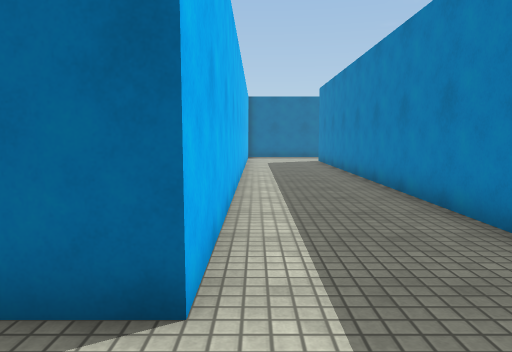
view 1 (above)

23 first-person views from a walk through a 3-D level made in the Unity game engine. The camera is 1.3 m above the floor, tilts 6° down and sees 70° across. Doors are open. The floor is counted in squares, 1 m on a side. Each view is taken from the middle of a square. On the plan, view 1 faces up. The plan holds only what a view shows up to about 15 squares ahead; the rest is blank. The place goes on beyond the plan. The player is left out. Some animated figures are not drawn. Surface patterns are stand-ins for the level's own textures.

view 2
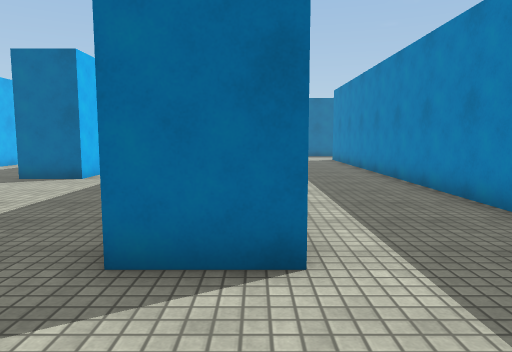

view 3
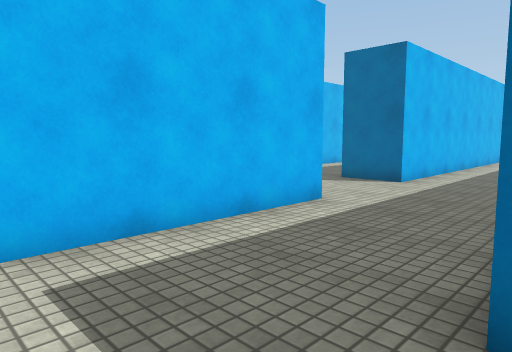

view 4
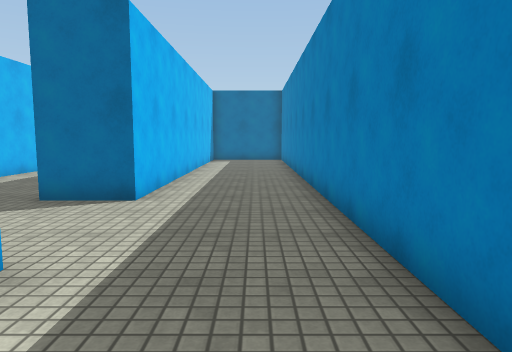

view 5
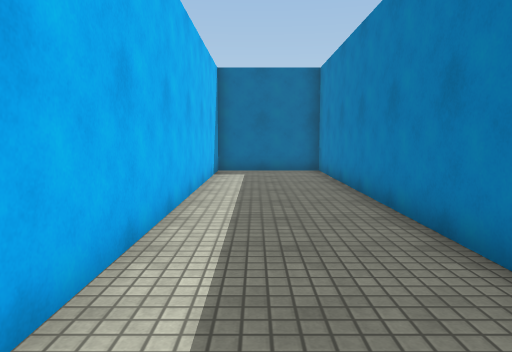

view 6
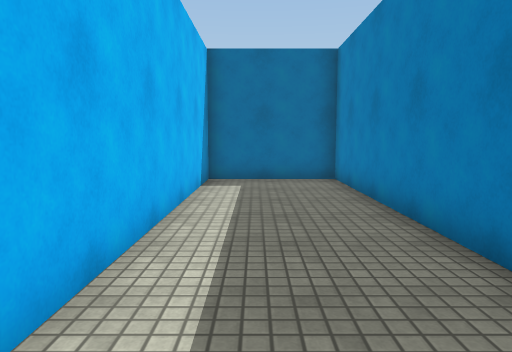

view 7
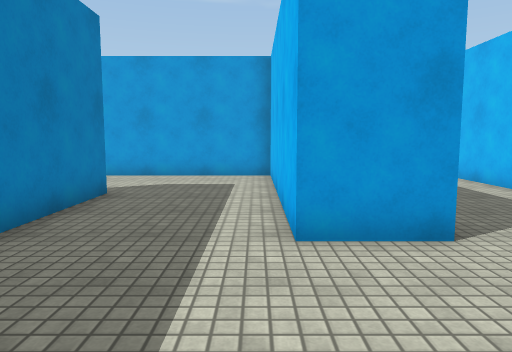

view 8
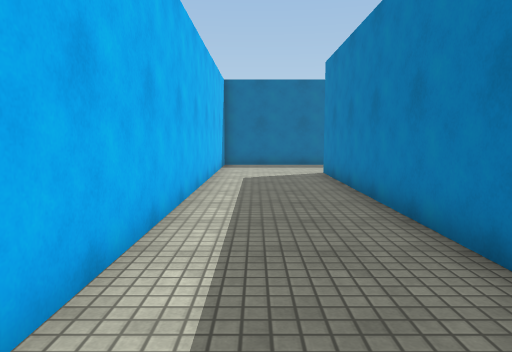

view 9
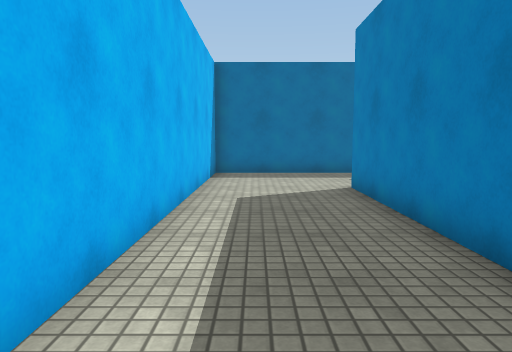

view 10
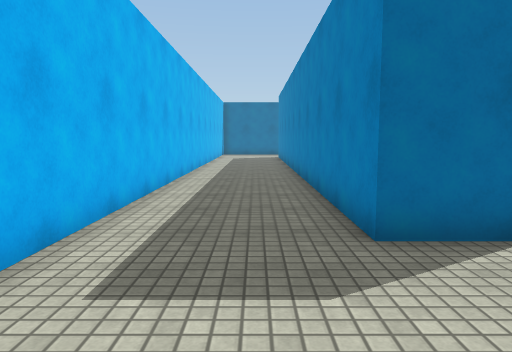

view 11
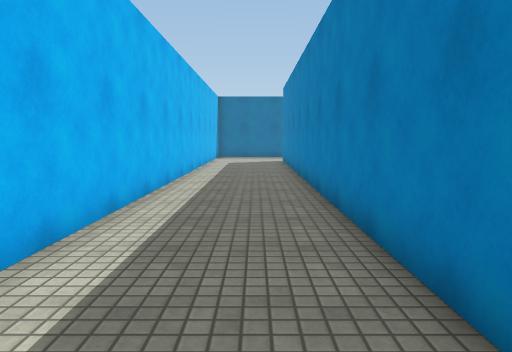

view 12
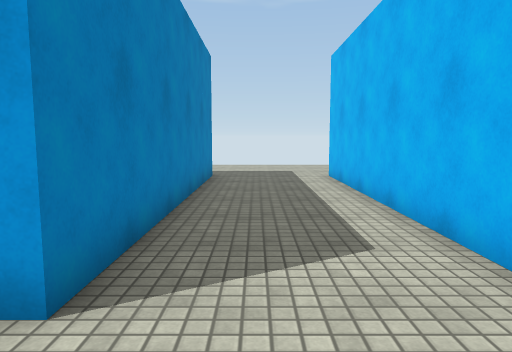

view 13
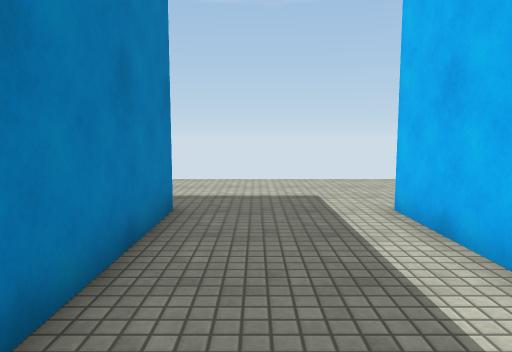

view 14
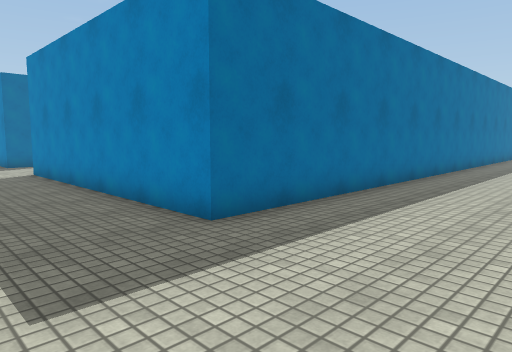

view 15
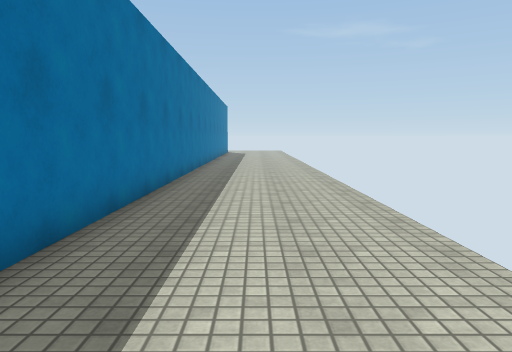

view 16
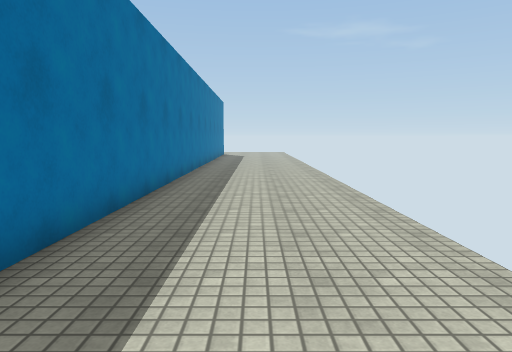

view 17
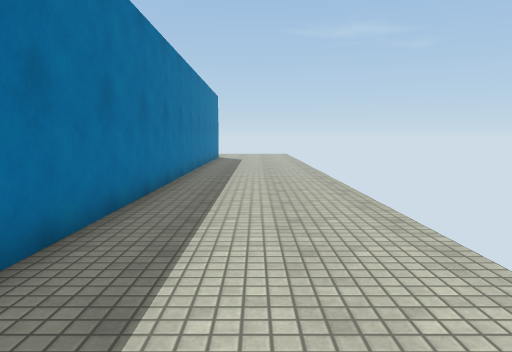

view 18
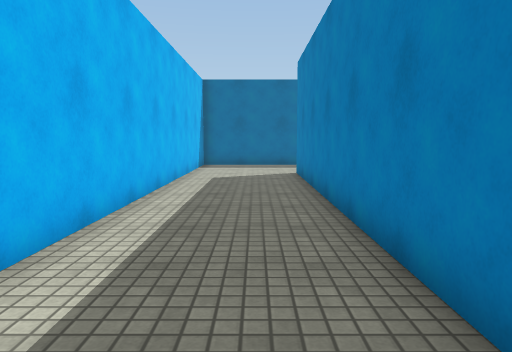

view 19
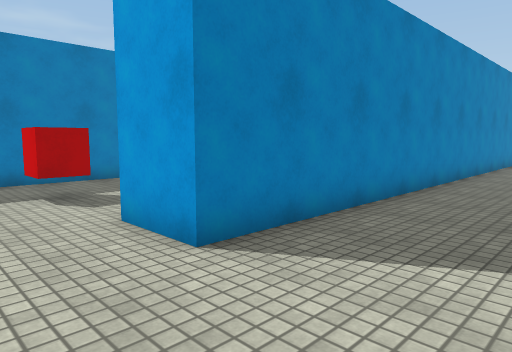

view 20
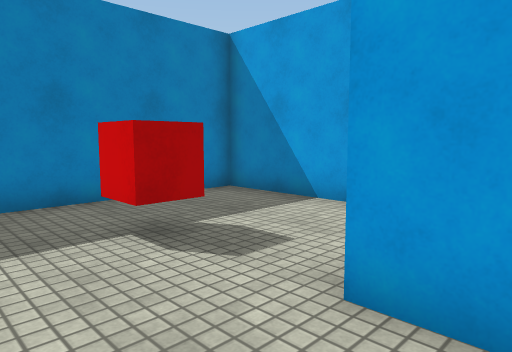

view 21
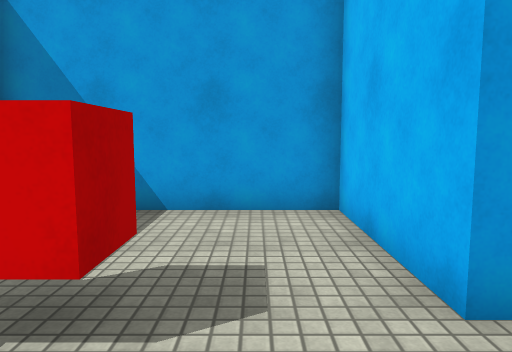

view 22
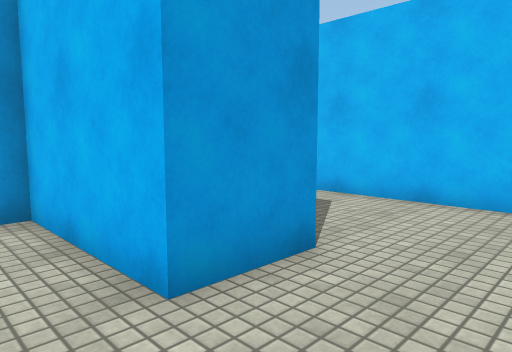

view 23
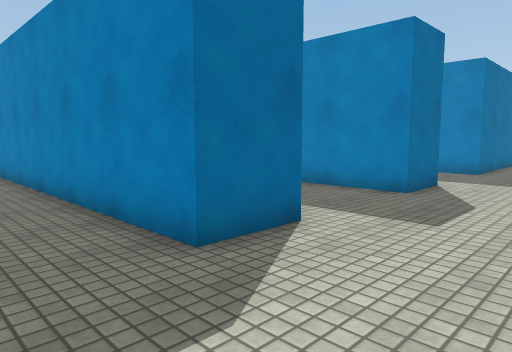

### Floor plan
Points are (right, up) in squares from view 1. A wall is a line through its corners. A room is listed if a view was taken in it or the views show most of it. See-through windows are left out.
Room 1 (views 1, 2, 3, 4, 5, 6, 7, 8, 9, 23)
walls: (4.6, 24.5) (-0.5, 24.5) (-0.5, 2.5) (-2.5, 2.5) (-2.5, 24.5) (-6.5, 24.5) (-6.5, 10.5); (5.6, 2.5) (3.5, 2.5) (3.5, 20.5); (9.5, 2.5) (9.5, 3.9); (-6.5, 6.5) (-6.5, -1.5) (-0.8, -1.5)
ways out: open door at (-7.5, 8.5) to room 2; open door at (10.5, 0.5)
Room 2 (views 10, 11, 12, 13, 14, 15, 16, 17, 18, 19, 20, 21, 22)
walls: (-8.5, 10.5) (-8.5, 30.5) (-6.5, 30.5) (-6.5, 26.5) (-0.5, 26.5) (-0.5, 31.8); (-12.5, 5.5) (-12.5, -3.5); (-12.5, 32) (-12.5, 9.5); (16, -3.5) (-8.5, -3.5) (-8.5, 6.5)
ways out: open door at (-7.5, 8.5) to room 1
objects: red cube (-4, 30) to (-3, 31)

Where each view was taken, in squares from view 1:
view 1: 0 up, 0 right, facing up
view 2: 1 down, 1 left, facing up
view 3: 0 up, 2 left, facing up-left
view 4: 3 up, 4 left, facing up
view 5: 10 up, 5 left, facing up
view 6: 13 up, 5 left, facing up
view 7: 11 up, 6 left, facing down
view 8: 7 up, 1 right, facing up
view 9: 11 up, 1 right, facing up
view 10: 6 up, 10 left, facing up
view 11: 10 up, 10 left, facing up
view 12: 9 up, 10 left, facing down
view 13: 3 up, 10 left, facing down
view 14: 8 down, 12 left, facing up-right
view 15: 6 down, 7 left, facing right
view 16: 6 down, 3 left, facing right
view 17: 6 down, 1 right, facing right
view 18: 17 up, 10 left, facing up
view 19: 33 up, 12 left, facing down-right
view 20: 33 up, 8 left, facing down-right
view 21: 33 up, 5 left, facing down
view 22: 33 up, 5 left, facing down-left
view 23: 1 down, 5 left, facing up-right
